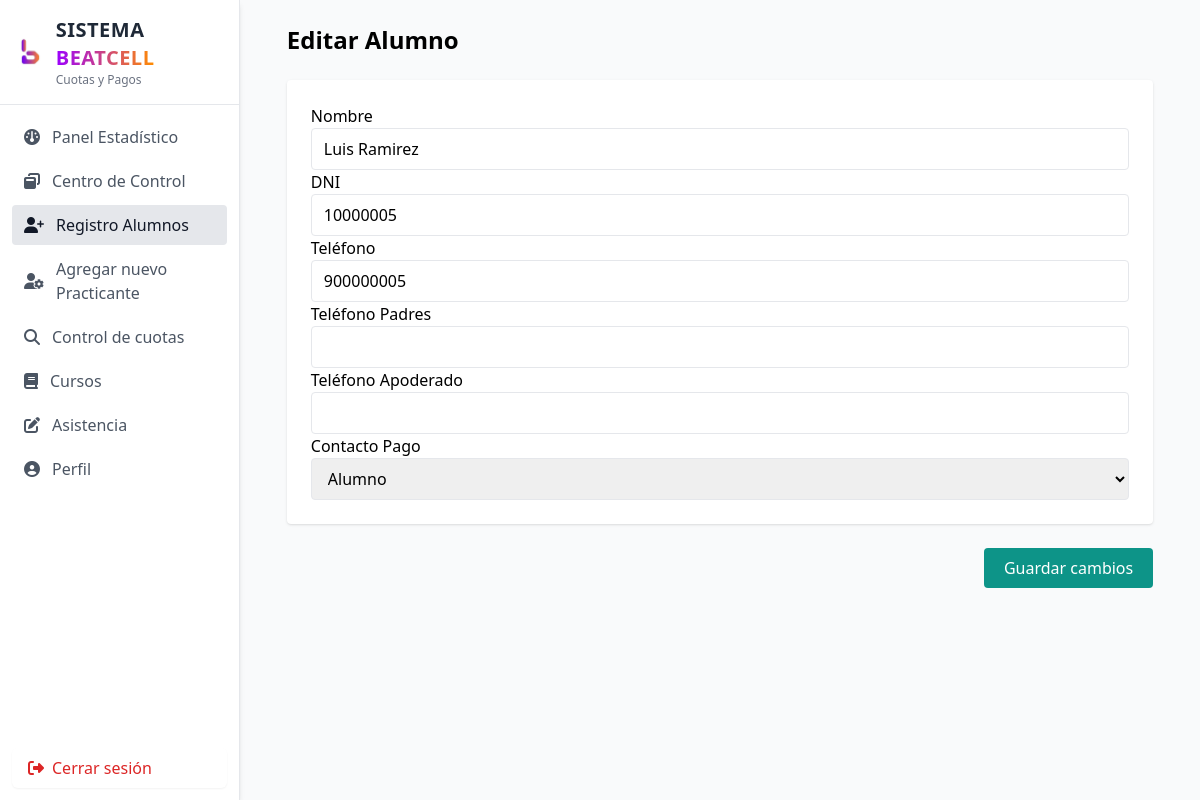
Screenshot of /public/editar_alumno.php?id=5 (signed in) with the database file from the repository.
### tables this page shows
CREATE TABLE matriculas (
    id_matricula INT AUTO_INCREMENT PRIMARY KEY,

    id_alumno INT NOT NULL,
    id_grupo INT NOT NULL,

    tipo VARCHAR(50) DEFAULT 'MATRICULA',
    monto_matricula DECIMAL(10,2) DEFAULT 0,
    monto_pagado DECIMAL(10,2) DEFAULT 0,

    fecha_matricula DATE DEFAULT CURRENT_DATE,
    estado VARCHAR(50) DEFAULT 'Activo',

    FOREIGN KEY (id_alumno)
        REFERENCES alumnos(id_alumno),

    FOREIGN KEY (id_grupo)
        REFERENCES grupos(id_grupo)
);

CREATE TABLE alumnos (
    id_alumno INT AUTO_INCREMENT PRIMARY KEY,

    nombre VARCHAR(150) NOT NULL,
    dni VARCHAR(20) UNIQUE NOT NULL,
    telefono VARCHAR(20),

    telefonopadres VARCHAR(20),
    telefonoapoderado VARCHAR(20),

    contacto_pago VARCHAR(50) DEFAULT 'Alumno',

    edad INT,
    email VARCHAR(150),
    direccion TEXT,

    nombre_apoderado VARCHAR(150),
    dni_apoderado VARCHAR(20),
    correo_apoderado VARCHAR(150),
    telefono_apoderado VARCHAR(20),

    notificar_emergencia VARCHAR(50),

    tipo_ciclo VARCHAR(50),
    medio_captacion VARCHAR(50),

    fecha_baja DATE,
    fecha_registro DATE DEFAULT CURRENT_DATE
);

### public/editar_alumno.php (the view, shortened to what this page needs)
<?php
$pdo = require __DIR__ . '/../config/db.php';
$id = $_GET['id'] ?? null;
$stmt = $pdo->prepare("
SELECT a.*, m.id_grupo
FROM alumnos a
LEFT JOIN matriculas m ON m.id_alumno = a.id_alumno
WHERE a.id_alumno = ?
");
$stmt->execute([$id]);
$alumno = $stmt->fetch();
?>
<h2 class="text-2xl font-bold mb-6">Editar Alumno</h2>
<form action="../process/process_editar_alumno.php" method="POST" class="space-y-6">
<div class="bg-white p-6 rounded shadow">
<label>Nombre</label>
<input name="nombre" value="<?= htmlspecialchars($alumno['nombre']) ?>"
class="w-full border px-3 py-2 rounded">
<label>DNI</label>
<input name="dni" value="<?= $alumno['dni'] ?>"
class="w-full border px-3 py-2 rounded">
<label>Teléfono</label>
<input name="telefono" value="<?= $alumno['telefono'] ?>"
class="w-full border px-3 py-2 rounded">
<label>Teléfono Padres</label>
<input name="telefonopadres" value="<?= $alumno['telefonopadres'] ?>"
class="w-full border px-3 py-2 rounded">
<label>Teléfono Apoderado</label>
<input name="telefonoapoderado" value="<?= $alumno['telefonoapoderado'] ?>"
class="w-full border px-3 py-2 rounded">
<label>Contacto Pago</label>
<select name="contacto_pago" class="w-full border px-3 py-2 rounded">
    <option <?= $alumno['contacto_pago']=='Alumno'?'selected':'' ?>>Alumno</option>
</select>
</div>
<div class="flex justify-end">
<button class="bg-teal-600 text-white px-5 py-2 rounded">
Guardar cambios
</button>
</div>
</form>
<?php
require __DIR__ . '/layout.php';

### rows the page displays
matriculas: nombre "Luis Ramirez", dni "10000005", telefono "900000005"
alumnos: contacto_pago "Alumno"
